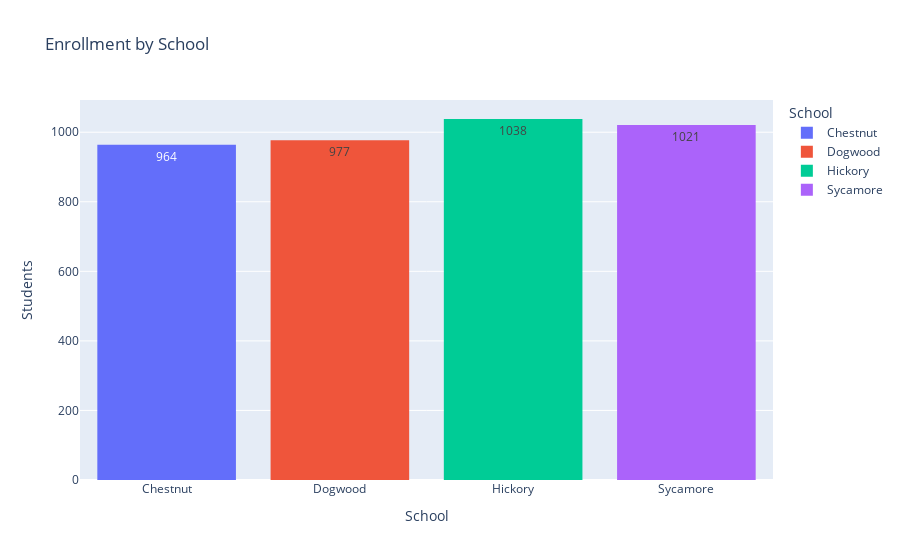

The cell this chart's notebook holds for it:
### Markdown cell above
We'll now improve the output of this chart by adding in a title; assigning different colors to each school; changing the y axis title; and adding labels to our data. These additions were based on code samples within [this Plotly documentation page](https://plotly.com/python/figure-labels/).

### Code cell
fig_school_enrollment = px.histogram(
    df_school_grade_pivot, x = 'School', y = 'Students', 
    title = 'Enrollment by School', text_auto = True,
    color = 'School')

fig_school_enrollment.update_layout(yaxis_title = 'Students')
# As you might have guessed, x axis titles can be modified by setting
# xaxis_title to your desired title.

fig_school_enrollment

### Figure 1 — Plotly figure (JSON) as saved in the notebook; plotly's stock layout.template omitted (floating-point values rounded to 4 significant figures)
{"data": [{"alignmentgroup": "True", "bingroup": "x", "histfunc": "sum", "hovertemplate": "School=%{x}<br>sum of Students=%{y}<extra></extra>", "legendgroup": "Chestnut", "marker": {"color": "#636efa", "pattern": {"shape": ""}}, "name": "Chestnut", "offsetgroup": "Chestnut", "orientation": "v", "showlegend": true, "texttemplate": "%{value}", "type": "histogram", "x": ["Chestnut", "Chestnut", "Chestnut", "Chestnut", "Chestnut", "Chestnut", "Chestnut", "Chestnut", "Chestnut", "Chestnut", "Chestnut", "Chestnut", "Chestnut"], "xaxis": "x", "y": [90, 71, 76, 61, 85, 66, 74, 65, 75, 77, 79, 75, 70], "yaxis": "y"}, {"alignmentgroup": "True", "bingroup": "x", "histfunc": "sum", "hovertemplate": "School=%{x}<br>sum of Students=%{y}<extra></extra>", "legendgroup": "Dogwood", "marker": {"color": "#EF553B", "pattern": {"shape": ""}}, "name": "Dogwood", "offsetgroup": "Dogwood", "orientation": "v", "showlegend": true, "texttemplate": "%{value}", "type": "histogram", "x": ["Dogwood", "Dogwood", "Dogwood", "Dogwood", "Dogwood", "Dogwood", "Dogwood", "Dogwood", "Dogwood", "Dogwood", "Dogwood", "Dogwood", "Dogwood"], "xaxis": "x", "y": [93, 56, 75, 79, 74, 89, 70, 68, 75, 63, 90, 70, 75], "yaxis": "y"}, {"alignmentgroup": "True", "bingroup": "x", "histfunc": "sum", "hovertemplate": "School=%{x}<br>sum of Students=%{y}<extra></extra>", "legendgroup": "Hickory", "marker": {"color": "#00cc96", "pattern": {"shape": ""}}, "name": "Hickory", "offsetgroup": "Hickory", "orientation": "v", "showlegend": true, "texttemplate": "%{value}", "type": "histogram", "x": ["Hickory", "Hickory", "Hickory", "Hickory", "Hickory", "Hickory", "Hickory", "Hickory", "Hickory", "Hickory", "Hickory", "Hickory", "Hickory"], "xaxis": "x", "y": [74, 84, 93, 71, 78, 78, 79, 93, 87, 84, 82, 65, 70], "yaxis": "y"}, {"alignmentgroup": "True", "bingroup": "x", "histfunc": "sum", "hovertemplate": "School=%{x}<br>sum of Students=%{y}<extra></extra>", "legendgroup": "Sycamore", "marker": {"color": "#ab63fa", "pattern": {"shape": ""}}, "name": "Sycamore", "offsetgroup": "Sycamore", "orientation": "v", "showlegend": true, "texttemplate": "%{value}", "type": "histogram", "x": ["Sycamore", "Sycamore", "Sycamore", "Sycamore", "Sycamore", "Sycamore", "Sycamore", "Sycamore", "Sycamore", "Sycamore", "Sycamore", "Sycamore", "Sycamore"], "xaxis": "x", "y": [72, 85, 80, 97, 89, 73, 70, 72, 68, 71, 86, 75, 83], "yaxis": "y"}], "layout": {"barmode": "relative", "legend": {"title": {"text": "School"}, "tracegroupgap": 0}, "title": {"text": "Enrollment by School"}, "xaxis": {"anchor": "y", "categoryarray": ["Chestnut", "Dogwood", "Hickory", "Sycamore"], "categoryorder": "array", "domain": [0, 1], "title": {"text": "School"}}, "yaxis": {"anchor": "x", "domain": [0, 1], "title": {"text": "Students"}}}}
